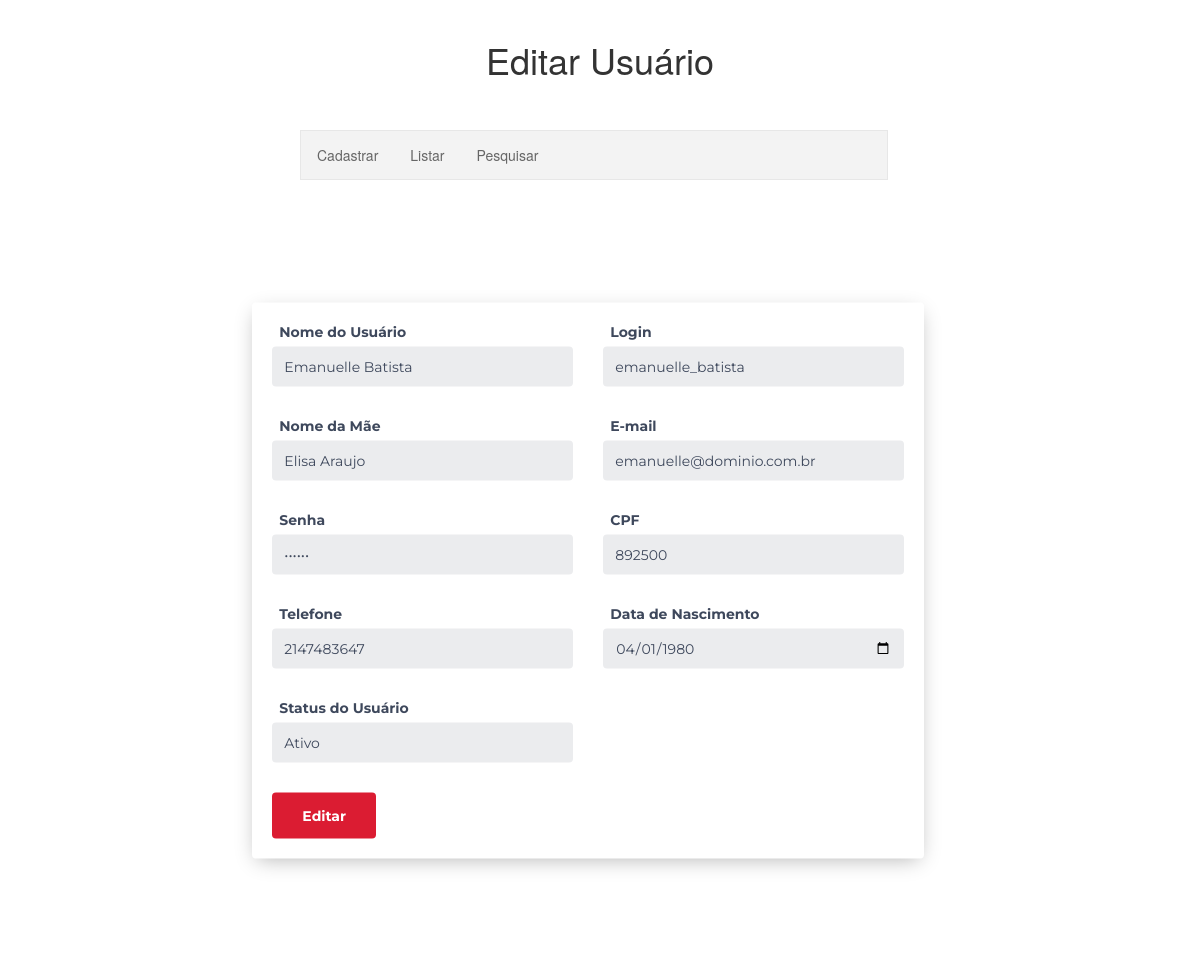
The app's page /1/edit_usuario.php?id=1 with its own data.
### tables this page shows
CREATE TABLE `usuarios` (
  `id` int(4) NOT NULL,
  `nome` varchar(150) NOT NULL,
  `login_user` varchar(150) NOT NULL,
  `senha` varchar(150) NOT NULL,
  `email` varchar(150) NOT NULL,
  `telefone` int(15) NOT NULL,
  `cpf` int(15) NOT NULL,
  `dt_nascimento` date NOT NULL,
  `nome_mae` varchar(150) NOT NULL,
  `user_status` varchar(15) NOT NULL,
  `dt_inclusao` timestamp NOT NULL DEFAULT current_timestamp() ON UPDATE current_timestamp(),
  `dt_alteracao` timestamp NOT NULL DEFAULT current_timestamp() ON UPDATE current_timestamp()
);

### 1/edit_usuario.php (the view, shortened to what this page needs)
<?php
include_once("../conexao.php");
$id = filter_input(INPUT_GET, 'id', FILTER_SANITIZE_NUMBER_INT);
$result_usuario = "SELECT * FROM usuarios WHERE id = '$id'";
$resultado_usuario = mysqli_query($conexao, $result_usuario);
$row_usuario = mysqli_fetch_assoc($resultado_usuario);
?>
<!DOCTYPE html>
<html lang="pt-br">
<head>
	<link type="text/css" rel="stylesheet" href="../assets/css/bootstrap.min.css" />
	<link type="text/css" rel="stylesheet" href="../assets/css/style.css" />
</head>
<body>
<br>
	<h1 style="text-align:center">Editar Usuário</h1>
<div style="width: 49%;margin-left: 25%">
<ul style="margin-top: 50px">
<li><a href="cad_usuario.php">Cadastrar</a></li>
	<li><a href="index.php">Listar</a></li>
	<li><a href="pesquisar.php">Pesquisar</a>
</ul></div>
	<div id="teste">
		<div id="booking" class="section">
			<div class="section-center">
				<div class="container">
					<div class="row">
						<div class="col-md-7 col-md-push-5">
						</div>
						<div class="col-md-4 col-md-pull-7">
							<div class="booking-form">
								<form method="POST" action="proc_edit_usuario.php">
									<div class="row">
										<div class="col-sm-6">
											<div class="form-group">
												<span class="form-label">Nome do Usuário</span>
												<input name="nome" class="form-control" type="text" name="nome" placeholder="Digite seu nome completo" value="<?php echo $row_usuario['nome']; ?>">
											</div>
										</div>
										<div class="col-sm-6">
											<div class="form-group">
												<span class="form-label">Login</span>
												<input name="login_user" class="form-control" type="text" name="login" placeholder="Escolha um login" value="<?php echo $row_usuario['login_user']; ?>">
											</div>
										</div>
									</div>
									<div class="row">
										<div class="col-sm-6">
											<div class="form-group">
												<span class="form-label">Nome da Mãe</span>
												<input name="nome_mae" class="form-control" type="text" name="nome_mae" placeholder="Digite o nome de sua mãe" value="<?php echo $row_usuario['nome_mae']; ?>">
											</div>
										</div>
										<div class="col-sm-6">
											<span class="form-label">E-mail</span>
											<input name="email" class="form-control" type="email" name="email" placeholder="Digite o seu melhor e-mail" value="<?php echo $row_usuario['email']; ?>">
										</div>
									</div>
									<div class="row">
										<div class="col-sm-6">
											<div class="form-group">
												<span class="form-label">Senha</span>
												<input name="senha" class="form-control" type="password" name="senha" placeholder="Digite uma senha" value="<?php echo $row_usuario['senha']; ?>">
											</div>
										</div>
										<div class="col-sm-6">
											<div class="form-group">
												<span class="form-label">CPF</span>
												<input name="cpf" class="form-control" type="text" name="cpf" placeholder="Digite o seu CPF" value="<?php echo $row_usuario['cpf']; ?>">
											</div>
										</div>
									</div>
									<div class="row">
										<div class="col-sm-6">
											<span class="form-label">Telefone</span>
											<input name="telefone" class="form-control" type="number" name="telefone" placeholder="Digite o seu telefone" value="<?php echo $row_usuario['telefone']; ?>">
										</div>
										<div class="col-sm-6">
											<div class="form-group">
												<span class="form-label">Data de Nascimento</span>
												<input name="dt_nascimento" class="form-control" type="date" placeholder="Digite o sua data de nascimento" value="<?php echo $row_usuario['dt_nascimento']; ?>">
											</div>
										</div>
									</div>
									<div class="row ">
										<div class="col-sm-6">
											<div class="form-group">
											<span class="form-label">Status do Usuário</span>
												<select data-trigger="" class="form-control"  name="user_status" value="<?php echo $row_usuario['user_status']; ?>">>
													<option value="Ativo">Ativo</option>
												</select>
											</div>
										</div>
									</div>
									<div class="form-btn">
										<button class="submit-btn">Editar</button>
									</div>
								</form>
							</div>
						</div>
					</div>
				</div>
			</div>
		</div>
	</div>
</body>
</html>

### assets/css/style.css (style rules this page uses)
.section { position: relative; height: 100vh; }
.section .section-center { position: absolute; top: 50%; left: 0; right: 0; -webkit-transform: translateY(-50%); transform: translateY(-50%); }
#booking { font-family: 'Montserrat', sans-serif; background-size: cover; background-position: center; }
#booking::before { content: ''; position: absolute; left: 0; right: 0; bottom: 0; top: 0; background: #ffffff }
.booking-form { background-color: #fff; padding: 20px 20px; -webkit-box-shadow: 0px 5px 20px -5px rgba(0, 0, 0, 0.3); box-shadow: 0px 5px 20px -5px rgba(0, 0, 0, 0.3); border-radius: 4px; }
.booking-form .form-group { position: relative; margin-bottom: 30px; }
.booking-form .form-control { background-color: #ebecee; border-radius: 4px; border: none; height: 40px; -webkit-box-shadow: none; box-shadow: none; color: #3e485c; font-size: 14px; }
.booking-form .form-control::placeholder { color: rgba(62, 72, 92, 0.3); }
.booking-form select.form-control { -webkit-appearance: none; -moz-appearance: none; appearance: none; }
.booking-form .form-label { display: inline-block; color: #3e485c; font-weight: 700; margin-bottom: 6px; margin-left: 7px; }
.booking-form .submit-btn { display: inline-block; color: #fff; background-color: #db1c32; font-weight: 700; padding: 14px 30px; border-radius: 4px; border: none; -webkit-transition: 0.2s all; transition: 0.2s all; }

### 1/edit_usuario.php (style rules this page uses)
ul { list-style-type: none; margin: 0; padding: 0; overflow: hidden; border: 1px solid #e7e7e7; background-color: #f3f3f3; }
li { float: left; }
li a { display: block; color: #666; text-align: center; padding: 14px 16px; text-decoration: none; }

### records on screen
usuarios: nome "Emanuelle Batista", login_user "emanuelle_batista", nome_mae "Elisa Araujo", email "emanuelle@dominio.com.br", cpf "892500", telefone "2147483647", dt_nascimento "04/01/1980", user_status "Ativo"
